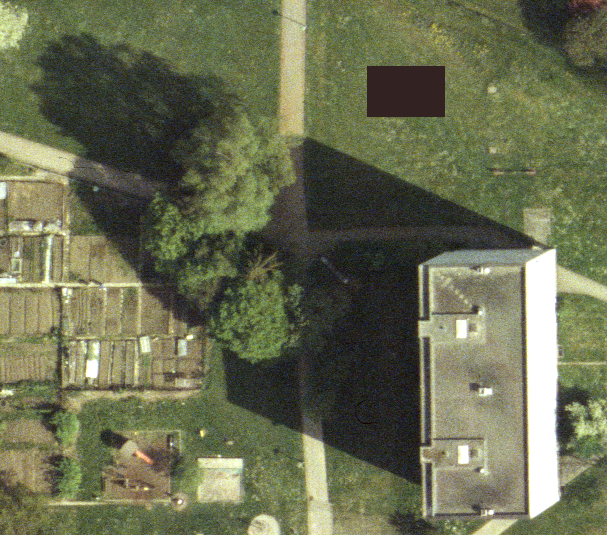
//> input picture SrcImg/Color.bmp, 607 x 535 px
$ ./ShadowDetection   (built with g++ and OpenCV 4)
//> lines starting //> are read from the running program, lines starting //| are printed output that depends on the picture; after the words box and inside, x2 and y2 are one past the last pixel; in counts of white or black regions, pixels touching at a corner belong together
//> further down, srcImg is the input picture: 535 rows x 607 cols, CV_8UC3; mean B, G, R 81, 109.6, 105.7
// ShadowDetection.cpp : 此文件包含 "main" 函数。程序执行将在此处开始并结束。
//

#include <iostream>
#include<opencv2/opencv.hpp>

using namespace cv;
using namespace std;
//形态学闭运算 先膨胀后腐蚀
Mat Closure(const Mat& img){
    Mat dst;
	//设置卷积核大小
    int element_size = 1;
    int s = element_size * 2 + 1;
	//闭运算
    Mat structureElement = getStructuringElement(MORPH_RECT, Size(s, s), Point(-1, -1));
    dilate(img, dst, structureElement, Point(-1, -1), 1);//先膨胀
    erode(dst, dst, structureElement, Point(-1, -1));//再腐蚀
    return dst;
}
//基于HSV彩色空间的阴影检测///////////////////////////////////////////
Mat HSV(const Mat& img) {
	int width = img.cols;
//> width = 607
	int height = img.rows;
//> height = 535
	Mat dst,img_hsv;
	img_hsv.create(img.size(), img.type());
	dst.create(img.size(), CV_8UC3);
	//BGR转换到HSV空间
	cvtColor(img, img_hsv, COLOR_BGR2HSV);//H色调 S饱和度 V明度
//> img_hsv: 535 rows x 607 cols, CV_8UC3; mean H, S, V 45.2, 82.8, 113.5
	double h, s, v, m;
	//计算指数m(-1~1)并进行阈值分割
	for (int i = 0; i < height; i++)
		for (int j = 0; j < width; j++) {
			h = img_hsv.at<Vec3b>(i, j)[0];
			s = img_hsv.at<Vec3b>(i, j)[1];
			v = img_hsv.at<Vec3b>(i, j)[2];
			m = (((s - v) / (h + s + v)));
			if (m > 0.3)//分割阈值设为0.3
				dst.at<Vec3b>(i, j) = { 0,255,255 };
			else
				dst.at<Vec3b>(i, j) = { 100,0,100 };
		}
//> this loop made 535 passes
//> (h, s, v, m) on passes 1 to 3: (22, 102, 100, 0.00893), (6, 71, 90, -0.114), (14, 157, 86, 0.276)
//> dst: 535 rows x 607 cols, CV_8UC3; mean H, S, V 93.8, 15.8, 109.6
//> after the loop, h = 28; s = 31; v = 141; m = -0.55
    //执行闭运算
    dst = Closure(dst);
//> in Closure, `dilate(img, dst, structureElement, Point(-1, -1), 1);`: dst: 535 rows x 607 cols, CV_8UC3; mean H, S, V 100, 62.4, 137.9
//> in Closure, `erode(dst, dst, structureElement, Point(-1, -1));`: dst: 535 rows x 607 cols, CV_8UC3; mean H, S, V 100, 36.8, 122.4
	imshow("阴影检测-HSV", dst);
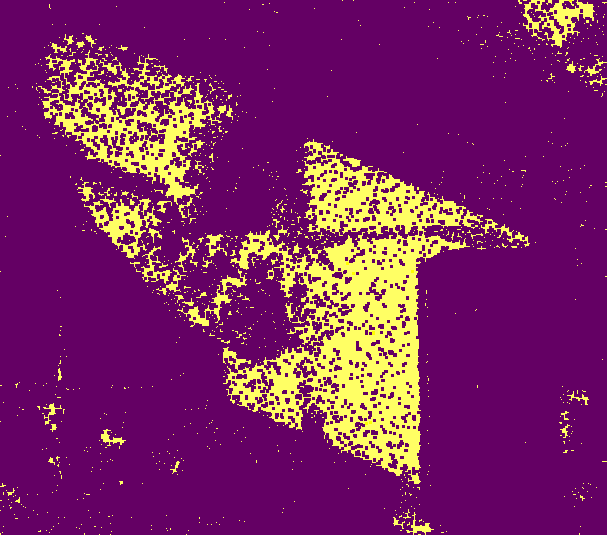
//> window '阴影检测-HSV': 535 rows x 607 cols, CV_8UC3; mean B, G, R 100, 36.8, 122.4
	imwrite("HSV.jpg", dst);
	return dst;
}
//基于C1C2C3彩色空间的阴影检测////////////////////////////////////////
Mat C1C2C3(const Mat& img) {
	int width = img.cols;
//> width = 607
	int height = img.rows;
//> height = 535
	Mat dst,temp;
    dst.create(img.size(), CV_8UC3);
    double C3;
    //计算C3指数，并进行双阈值分割
    for (int i = 0; i < height; i++)
        for (int j = 0; j < width; j++) {
            double R = img.at<Vec3b>(i, j)[2];
            double G = img.at<Vec3b>(i, j)[1];
            double B = img.at<Vec3b>(i, j)[0];
            C3 = atan(B / MAX(R,G));
            if (C3 > 0.4 && B < 34) //阈值设为C3>0.4和Blue<34
                dst.at<Vec3b>(i, j) = { 0,255,255 };
            else
                dst.at<Vec3b>(i, j) = { 100,0,100 };
        }
//> this loop made 535 passes
//> C3 on passes 1 to 3: 0.54, 0.625, 0.366
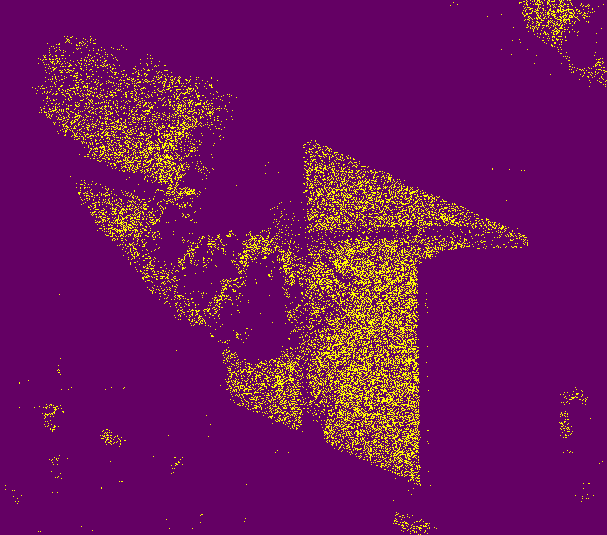
//> dst: 535 rows x 607 cols, CV_8UC3; mean B, G, R 93.5, 16.7, 110.1
//> after the loop, C3 = 0.721
    //执行闭运算
    dst = Closure(dst);
//> in Closure (call 2), `dilate(img, dst, structureElement, Point(-1, -1), 1);`:
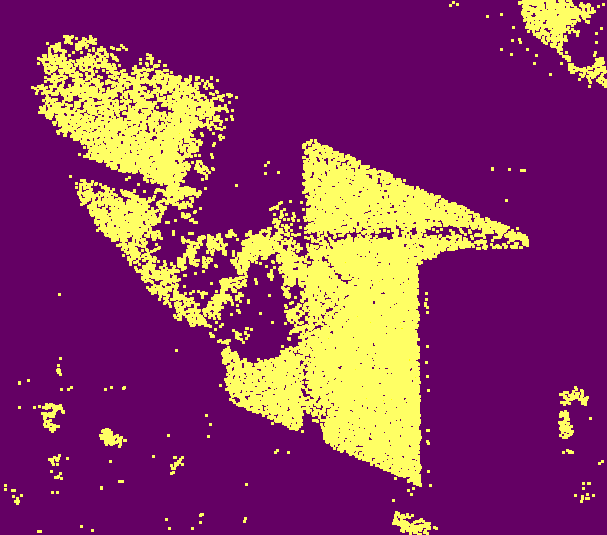
//> dst: 535 rows x 607 cols, CV_8UC3; mean B, G, R 100, 57.3, 134.8
//> in Closure (call 2), `erode(dst, dst, structureElement, Point(-1, -1));`:
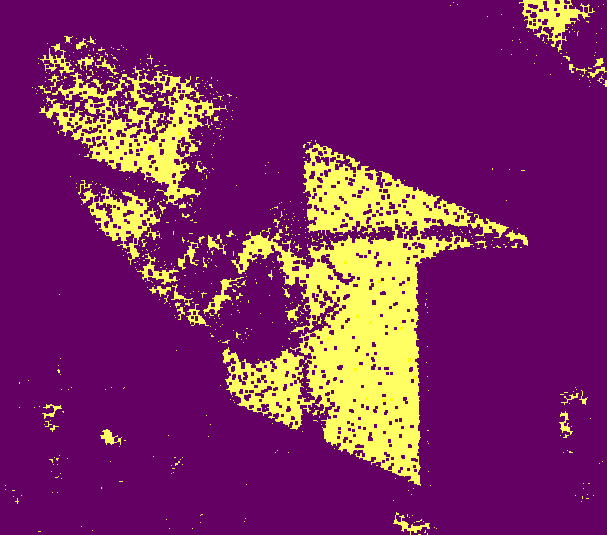
//> dst: 535 rows x 607 cols, CV_8UC3; 7.35% of pixels changed, all inside (x1, y1, x2, y2) = (4, 0, 607, 535)
    imshow("阴影检测-C1C2C3", dst);
	imwrite("C1C2C3.jpg", dst);
	return dst;
}
int main()
{
	Mat srcImg = imread("第三部分 阴影检测/Color.bmp", 4);//保持原通道数原深度
	HSV(srcImg);
	C1C2C3(srcImg);
	waitKey(0);
	imshow("test", srcImg);

}

$ run again, with SrcImg/zy-3-wd.jpg saved as SrcImg/Color.bmp
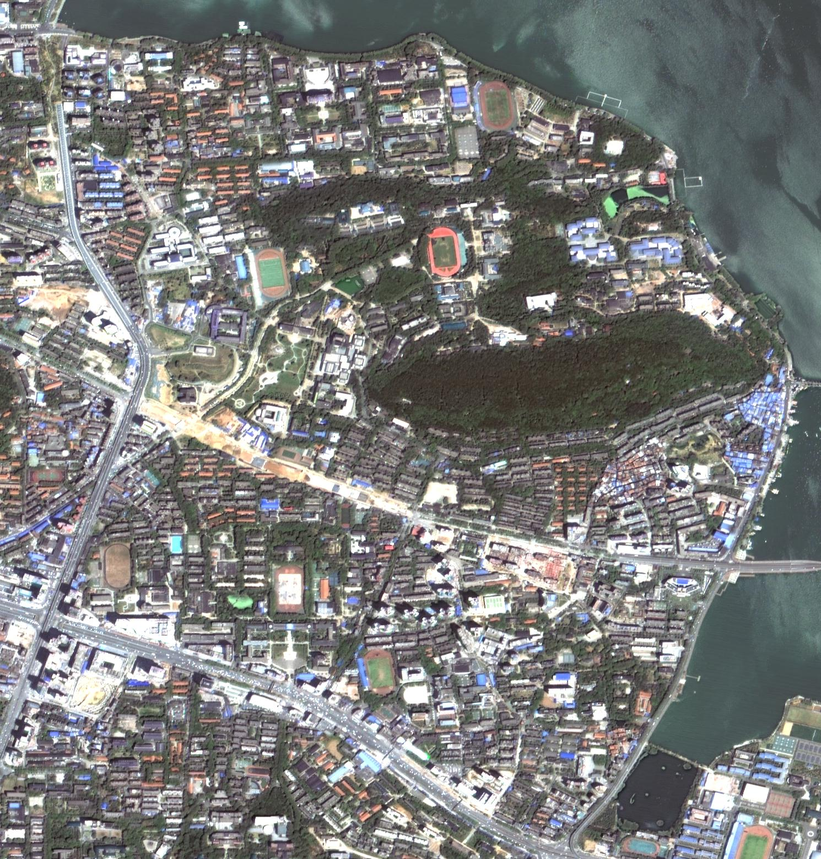
//> input picture SrcImg/zy-3-wd.jpg, 821 x 859 px, shrunk from 1490 x 1559 before the run
//> srcImg is the input picture: 859 rows x 821 cols, CV_8UC3; mean B, G, R 123.9, 124.9, 124.1
//> img_hsv: 859 rows x 821 cols, CV_8UC3; mean H, S, V 73.6, 28.7, 131.1
//> the loop in HSV, `for (int i = 0; i < height; i++)` made 859 passes
//> (h, s, v, m) on passes 1 to 3: (101, 24, 86, -0.294), (101, 24, 86, -0.294), (101, 25, 83, -0.278)
//> after the loop in HSV, `for (int i = 0; i < height; i++)`: h = 160; s = 3; v = 255; m = -0.603
//> in HSV, `imshow("阴影检测-HSV", dst);`:
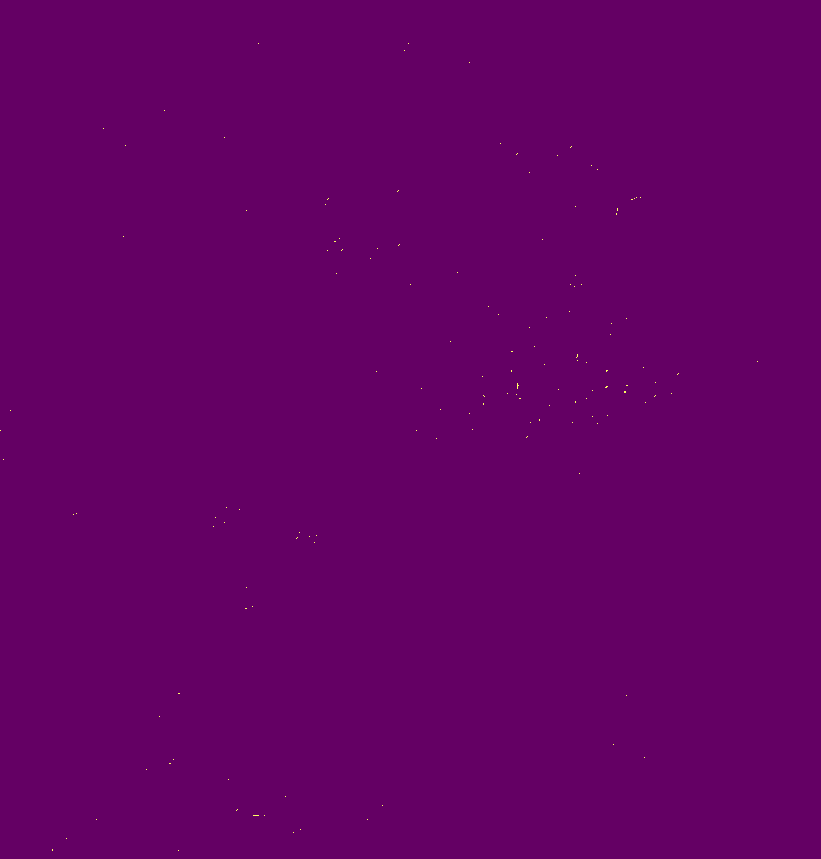
//> window '阴影检测-HSV': 859 rows x 821 cols, CV_8UC3; mean B, G, R 100, 0.1, 100
//> the loop in C1C2C3, `for (int i = 0; i < height; i++)` made 859 passes
//> C3 on passes 1 to 3: 0.803, 0.803, 0.804
//> after the loop in C1C2C3, `for (int i = 0; i < height; i++)`: C3 = 0.783
//> in Closure (call 2), `erode(dst, dst, structureElement, Point(-1, -1));`:
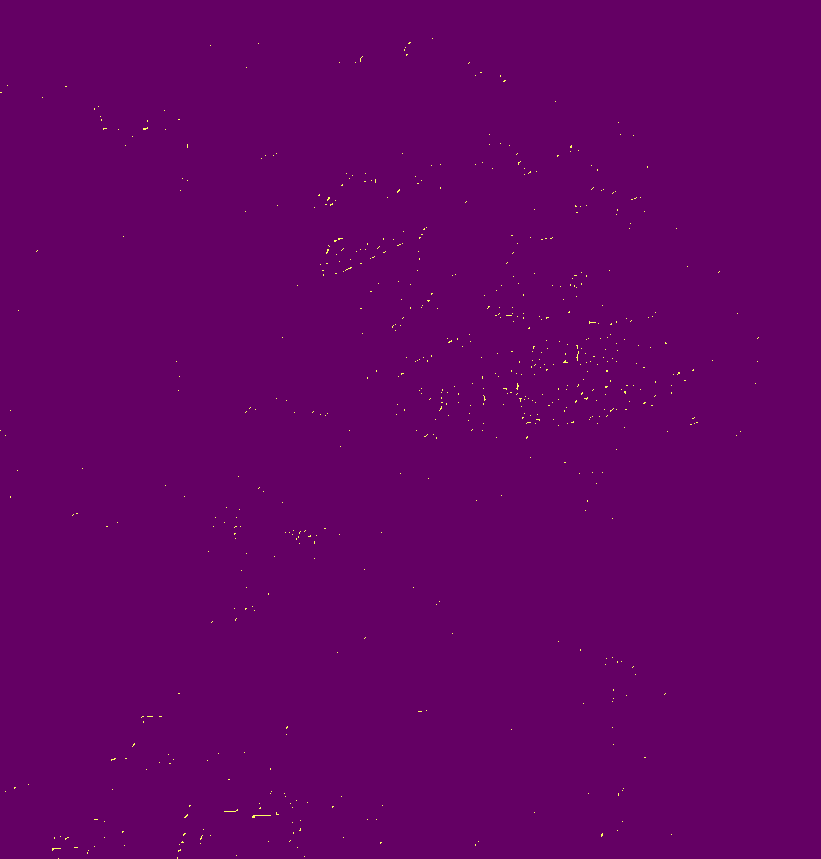
//> dst: 859 rows x 821 cols, CV_8UC3; mean B, G, R 100, 0.4, 100.3
